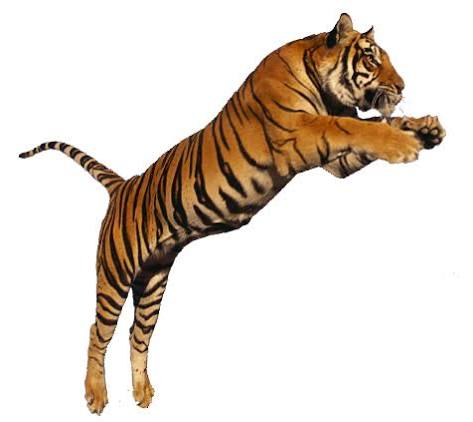
#> input picture Images/image.png, 473 x 422 px
$ python image_edge_detection.py
#> lines starting #> are read from the running program, lines starting #| are printed output that depends on the picture; after the words box and inside, x2 and y2 are one past the last pixel; in counts of white or black regions, pixels touching at a corner belong together
import cv2
'''
Propose to Afla and Savannah on the possibility of making
this program a webpage.
'''

# Load the image in Greyscale
image = cv2.imread('Images/image.png', cv2.IMREAD_GRAYSCALE)
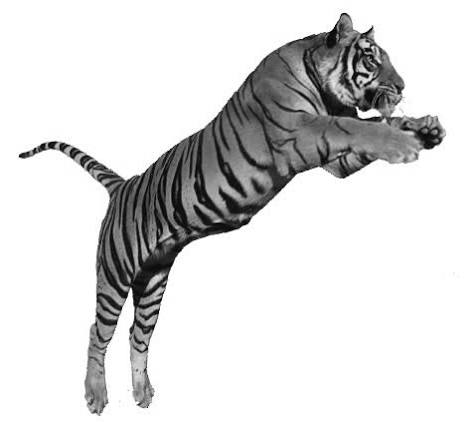
#> image: shape (422, 473); min 0, max 255, mean 217.6
if image is None:
    print("error")
    exit()

# Canny formula to get dx and dy of image for gradients
edges = cv2.Canny(image, 100, 20)
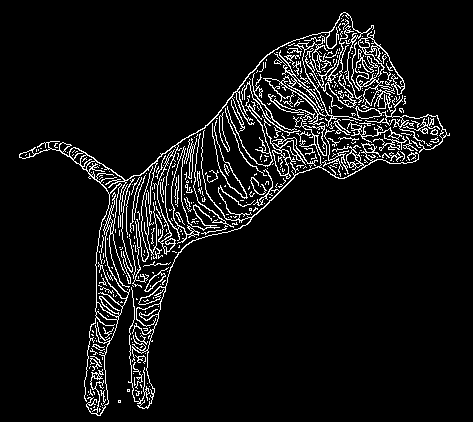
#> edges: shape (422, 473); 7% white in thin lines or dots, all inside (x1, y1, x2, y2) = (19, 12, 450, 416)

# Save to file
cv2.imwrite('Images/edges.png', edges)


'''
Ok, now big question is how change white section perimiter into plottable points?

Or, do I even want to put it into plottable points? --> I think next part that will help me is if I just use arbitrary points to do it.
The thing with too many points is that the time complexity could go up exponentially, so thats pretty bad.

'''
